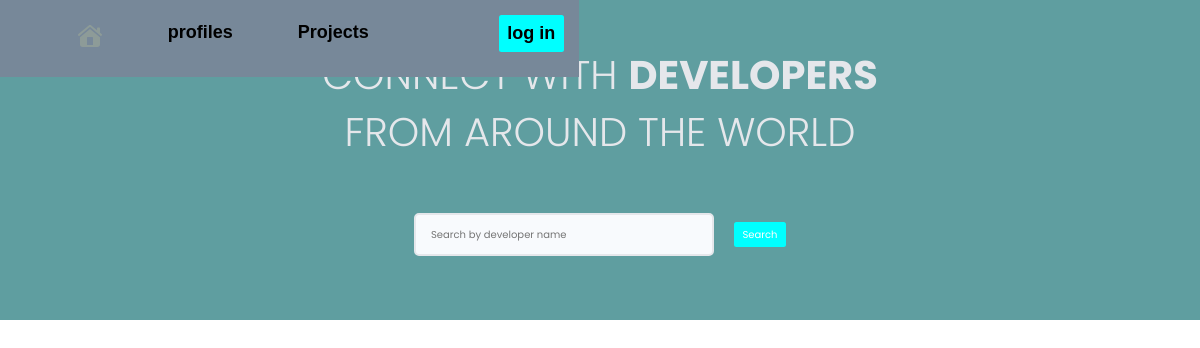
Before: / with the older database file.
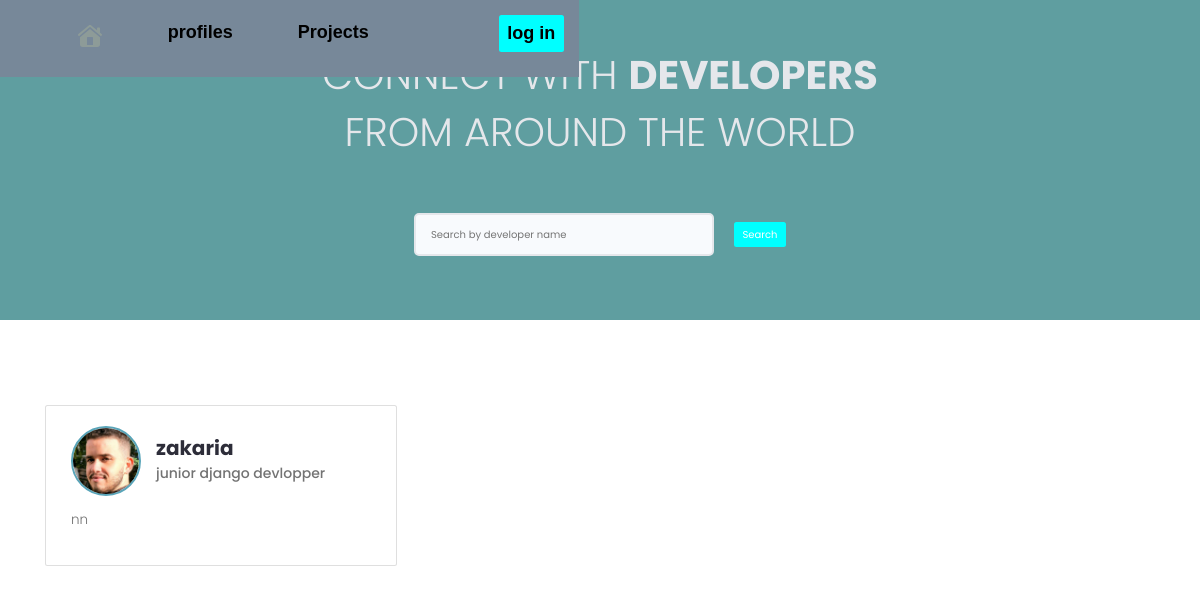
After: the same page with the newer database file.
### users/models.py (models this page shows, shortened)
class Profile(models.Model):
    user = models.OneToOneField(
        User, on_delete=models.CASCADE, null=True, blank=True)
    name = models.CharField(max_length=200, blank=True, null=True)
    email = models.EmailField(max_length=500, blank=True, null=True)
    username = models.CharField(max_length=200, blank=True, null=True)
    location = models.CharField(max_length=200, blank=True, null=True)
    short_intro = models.CharField(max_length=200, blank=True, null=True)
    bio = models.TextField(blank=True, null=True)
    profile_image = models.ImageField(
        null=True, blank=True, upload_to='profiles/', default='user-default.png')
    social_github = models.CharField(max_length=200, blank=True, null=True)
    social_twitter = models.CharField(max_length=200, blank=True, null=True)
    social_linkedin = models.CharField(max_length=200, blank=True, null=True)
    social_youtube = models.CharField(max_length=200, blank=True, null=True)
    social_website = models.CharField(max_length=200, blank=True, null=True)
    created = models.DateTimeField(auto_now_add=True)
    id = models.UUIDField(default=uuid.uuid4, unique=True,
                          primary_key=True, editable=False)

### users/views.py (the view)
# urls.py: path('', views.profile, name='profile'),
def profile(request):
    search_query = ''
    if request.GET.get('search_query'):
        search_query = request.GET.get('search_query')
        print('search:', search_query)
    profiles = Profile.objects.filter(
        Q(name__icontains=search_query) | Q(short_intro__icontains=search_query))
    context = {"profile": profiles,
               "search_query": search_query}
    return render(request, "users/profiles.html", context)

### users/templates/users/profiles.html (shortened to what this page needs)
{% extends 'main.html' %}
{% block content %}
<main class="home">
    <section class="hero-section text-center">
      <div class="container container--narrow">
        <div class="hero-section__box">
          <h2>CONNECT WITH <span>DEVELOPERS</span></h2>
          <h2>FROM AROUND THE WORLD</h2>
        </div>
        <div class="hero-section__search">
          <form class="form" action="#" method="get">
            <div class="form__field">
              <input class="input input--text" id="formInput#search" type="text" name="search_query"
              value="{{search_query}}"  placeholder="Search by developer name" />
            </div>
            <input class="btn btn--sub btn--lg" type="submit" value="Search" />
          </form>
        </div>
      </div>
    </section>
    <section class="devlist">
      <div class="container">
        <div class="grid grid--three">
{% for p in profile %}
          <div class="column card">
            <div class="dev">
              <a href="{% url 'user-profile' p.id %}" class="card__body">
                <div class="dev__profile">
                  <img class="avatar avatar--md" src="{{p.profile_image.url}}" alt="image" />
                  <div class="dev__meta">
                    <h3>{{p.username}}</h3>
                    <h5>{{p.short_intro|slice:"60"}}</h5>
                  </div>
                </div>
                <p class="dev__info">
                    {{p.bio|slice:"100"}}
                </p>
              </a>
            </div>
          </div>
          {% endfor %}
        </div>
      </div>
    </section>
  </main>
{% endblock content %}

Changed rows visible on the page:
added Profile: profile_image (picture), username "zakaria", short_intro "junior django devlopper", bio "nn"
